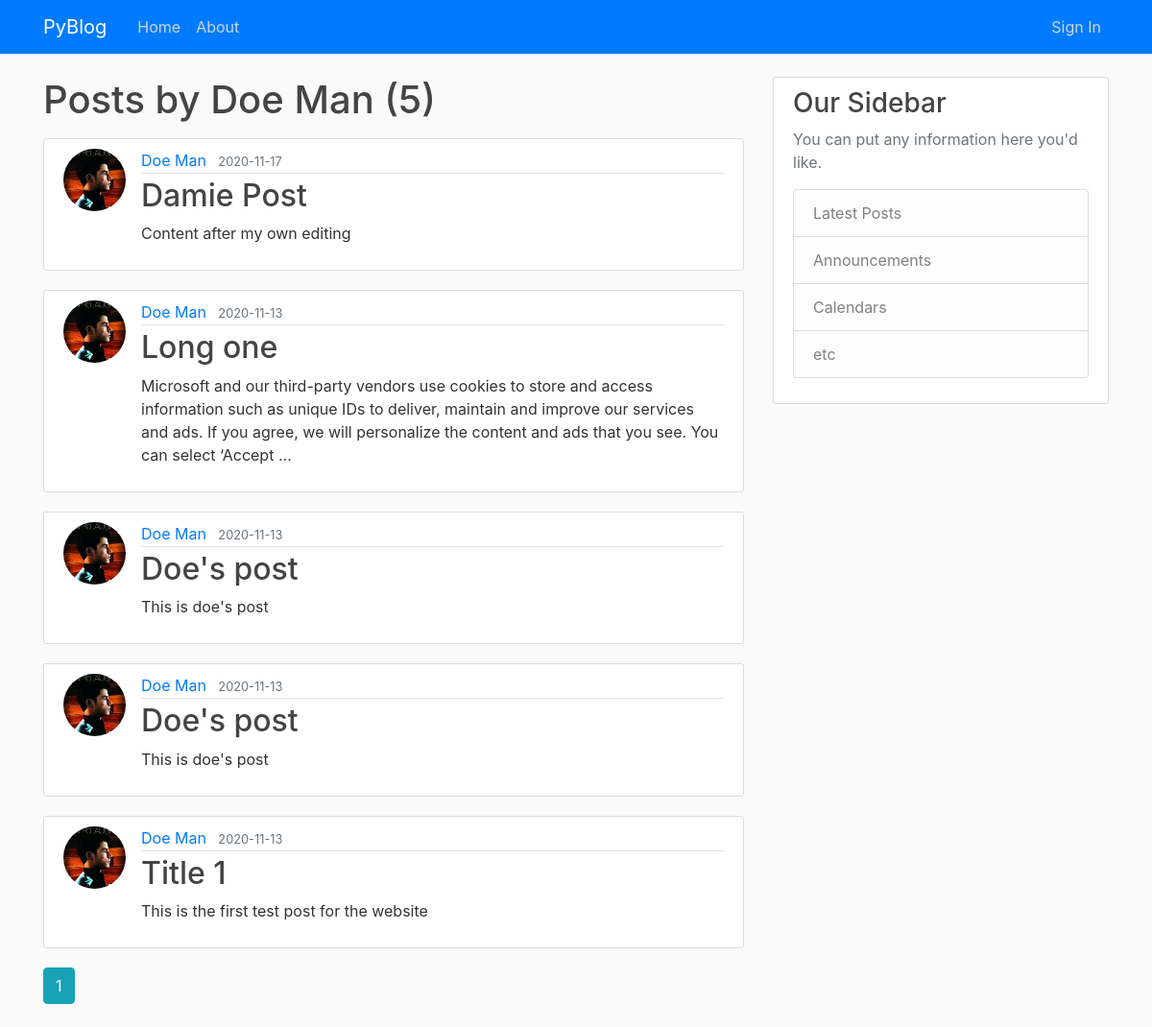
/user/Doe Man, run on the app's committed database.
### src/models.py (models this page shows, shortened)
class User(db.Model, UserMixin):
    id = db.Column(db.Integer, primary_key=True)
    username = db.Column(db.String(20), unique=True, nullable=False)
    email = db.Column(db.String(120), unique=True, nullable=False)
    image_file = db.Column(db.String(20), nullable=False, default='default.jpg')
    password = db.Column(db.String(60), nullable=False)
    posts = db.relationship('Post', backref='author', lazy=True)

class Post(db.Model):
    id = db.Column(db.Integer, primary_key=True)
    title = db.Column(db.String(100), nullable=False)
    date_posted = db.Column(db.DateTime, nullable=False, default=datetime.utcnow)
    content = db.Column(db.Text, nullable=False)
    user_id = db.Column(db.Integer, db.ForeignKey('user.id'), nullable=False)

### src/components/users/routes.py (the view)
@users.route("/user/<string:username>")
def user_posts(username):
    page = request.args.get('page', 1, type=int)
    user = User.query.filter_by(username=username).first_or_404()
    posts = Post.query.filter_by(author=user) \
        .order_by(Post.date_posted.desc()) \
        .paginate(page=page, per_page=5)
    return render_template('user_posts.html', posts=posts, user=user)

### src/templates/user_posts.html
{% extends "layout.html" %} {% block content %}
<h1 class="mb-3">Posts by {{ user.username }} ({{ posts.total }})</h1>
{% for post in posts.items %}
<article class="media content-section">
  <img
    class="rounded-circle article-img"
    src="{{ url_for('static', filename='img/' + post.author.image_file) }}"
  />
  <div class="media-body">
    <div class="article-metadata">
      <a
        class="mr-2"
        href="{{ url_for('users.user_posts', username=post.author.username) }}"
        >{{ post.author.username }}</a
      >
      <small class="text-muted"
        >{{ post.date_posted.strftime('%Y-%m-%d') }}</small
      >
    </div>
    <h2>
      <a
        class="article-title"
        href="{{ url_for('posts.post', post_id=post.id) }}"
        >{{ post.title }}</a
      >
    </h2>
    <p class="article-content--sum">
      {{ post.content[0:250].rstrip(" ") }}<span>
        {% if post.content|length > 250 %}... {% endif %}</span
      >
    </p>
  </div>
</article>
{% endfor %} {% for page_num in posts.iter_pages(left_edge=1, right_edge=1,
left_current=1, right_current=2) %} {% if page_num %} {% if posts.page ==
page_num %}
<a
  class="btn btn-info mb-4"
  href="{{ url_for('users.user_posts', username=user.username, page=page_num) }}"
  >{{ page_num }}</a
>
{% else %}
<a
  class="btn btn-outline-info mb-4"
  href="{{ url_for('users.user_posts', username=user.username, page=page_num) }}"
  >{{ page_num }}</a
>
{% endif %} {% else %} ... {% endif %} {% endfor %} {% endblock content %}

### src/static/css/main.css (style rules this page uses)
body { background: #fafafa; color: #333333; margin-top: 5rem; }
h1, h2, h3, h4, h5, h6 { color: #444444; }
.content-section { background: #ffffff; padding: 10px 20px; border: 1px solid #dddddd; border-radius: 3px; margin-bottom: 20px; }
.article-title { color: #444444; }
.article-content--sum { white-space: normal; }
.article-img { height: 65px; width: 65px; margin-right: 16px; }
.article-metadata { padding-bottom: 1px; margin-bottom: 4px; border-bottom: 1px solid #e3e3e3 }

### data on the page
User: username "Doe Man"
Post: image_file (picture), author.username "Doe Man", date_posted "2020-11-17", title "Damie Post", content "Content after my own editing"
Post: image_file (picture), author.username "Doe Man", date_posted "2020-11-13", title "Long one", content "Microsoft and our third-party vendors use cookies to store and access information such as unique IDs to deliver, maintain and improve our services and ads. If you agree, we will personalize the content and ads that you see. You can select ‘Accept"
Post: image_file (picture), author.username "Doe Man", date_posted "2020-11-13", title "Doe's post", content "This is doe's post"
Post: image_file (picture), author.username "Doe Man", date_posted "2020-11-13", title "Doe's post", content "This is doe's post"
Post: image_file (picture), author.username "Doe Man", date_posted "2020-11-13", title "Title 1", content "This is the first test post for the website"

### other printed values
{{ posts.total }} "5"
{{ page_num }} "1"
